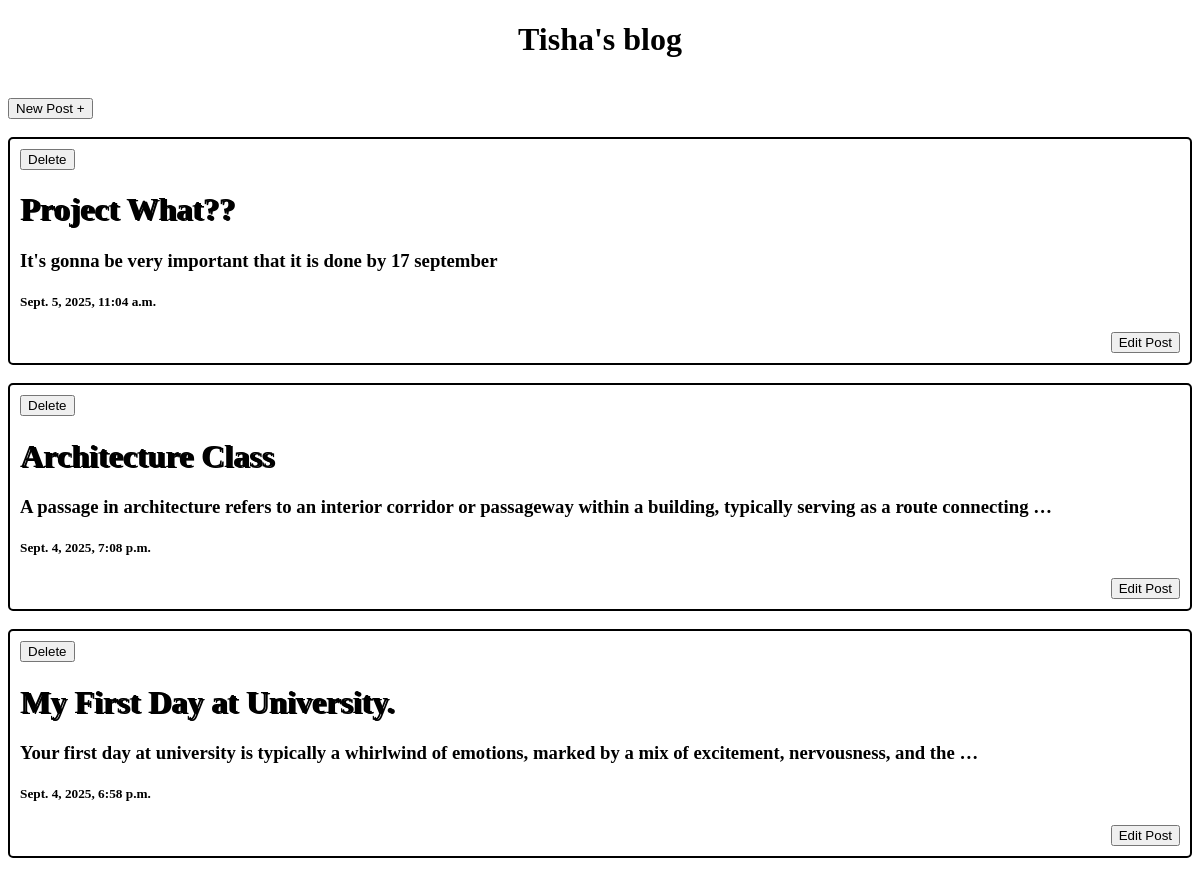
/, run on an earlier commit of the app's database.
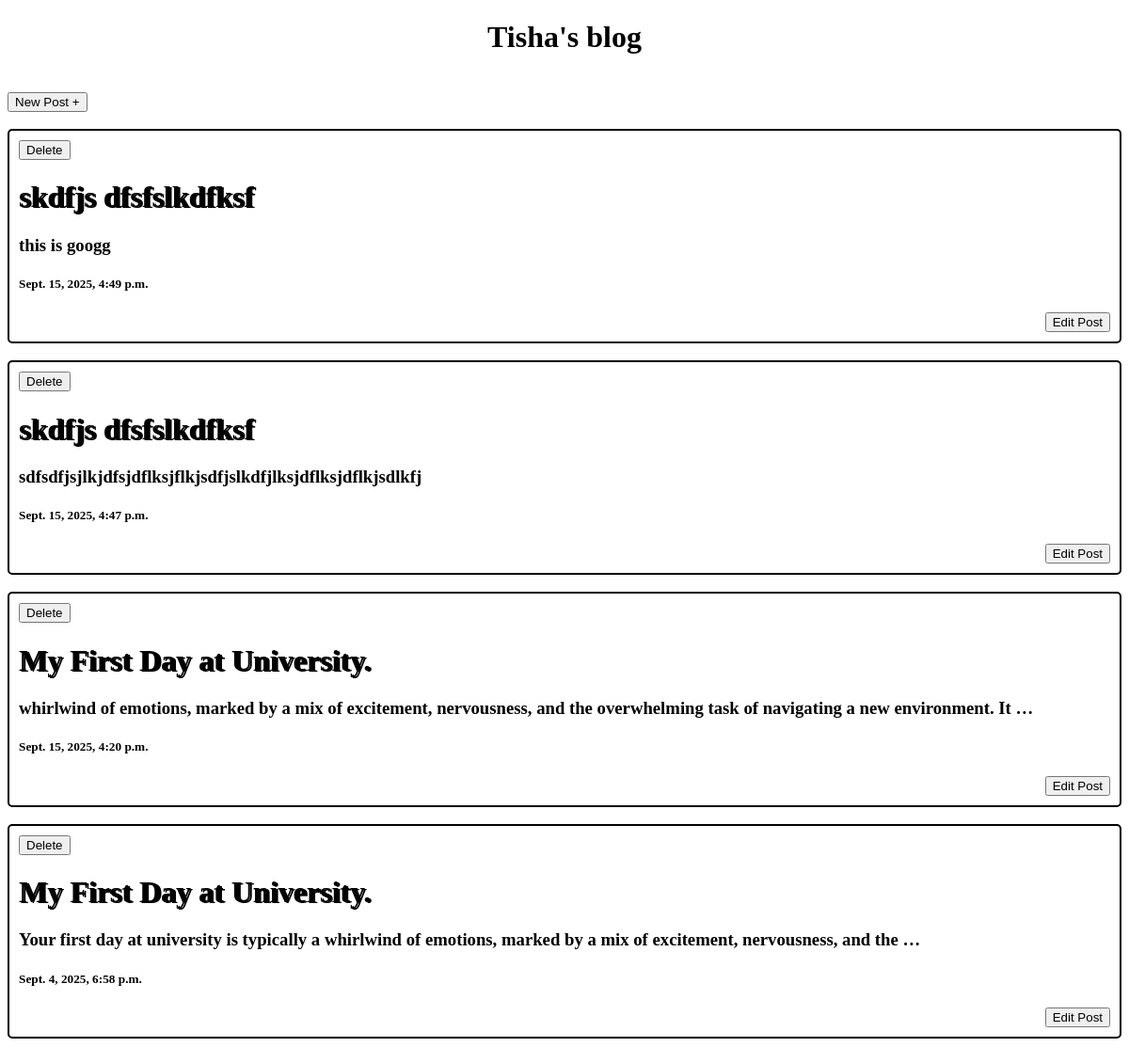
And on a later commit of the database.
### myblog/models.py (models this page shows)
class post(models.Model):
        title = models.CharField(max_length=100)
        body = models.CharField(max_length=100000)
        updated_at = models.DateTimeField(auto_now=True)
        created_date = models.DateTimeField(auto_now_add=True)

### myblog/views.py (the view)
# urls.py: 2. Add a URL to urlpatterns:  path('', views.home, name='home')
def home(request):
    if request.method == 'POST':
        px = request.POST['post_id']
        obs = post.objects.get(id=px)
        obs.delete()
        return redirect('/')
    else:
        p = post.objects.all()
        return render(request, 'index.html', {'p' : p})

### templates/index.html (shortened to what this page needs)
<!DOCTYPE html>
<html lang="en">
<head>
</head>
<body>
    <header style="text-align: center;">
        <h1>Tisha's blog</h1>
    </header>
    <br>
    <div>
        <button><a href="{% url 'createPost' %}" style="text-decoration: none; color: black; align-content: end;">New
                Post + </a></button>
    </div>
    <br>
    {% for post in p reversed %}
    <div
        style="border: 2px solid black; padding: 10px; border-radius: 5px; display: flex; flex-direction: column; min-height: 200px;">
        <form method="POST">
            <button type="submit">Delete</button>
        </form>
        <a href="/pos/{{post.id}}" style="text-decoration: none; color: black;">
            <h1 style="text-shadow: 2px 1px; color:black;">{{post.title}}</h1>
            <h3>{{post.body | truncatewords:20}}</h3>
            <h5>{{post.created_date}}</h5>
        </a>
        <div style="margin-top: auto; align-self: flex-end;">
            <form method="POST" action="{% url 'editPost' %}">
                <button type="submit">Edit Post</button>
            </form>
        </div>
    </div>
    <br>
    {% endfor %}
</body>
</html>

What changed in the data, as far as the page shows it:
removed post: title "Project What??", body "It's gonna be very important that it is done by 17 september", created_date "Sept. 5, 2025, 11:04 a.m."
removed post: title "Architecture Class", body "A passage in architecture refers to an interior corridor or passageway within a building, typically serving as a route connecting …", created_date "Sept. 4, 2025, 7:08 p.m."
added post: title "skdfjs dfsfslkdfksf", body "this is googg", created_date "Sept. 15, 2025, 4:49 p.m."
added post: title "skdfjs dfsfslkdfksf", body "sdfsdfjsjlkjdfsjdflksjflkjsdfjslkdfjlksjdflksjdflkjsdlkfj", created_date "Sept. 15, 2025, 4:47 p.m."
added post: title "My First Day at University.", body "whirlwind of emotions, marked by a mix of excitement, nervousness, and the overwhelming task of navigating a new environment. It …", created_date "Sept. 15, 2025, 4:20 p.m."
